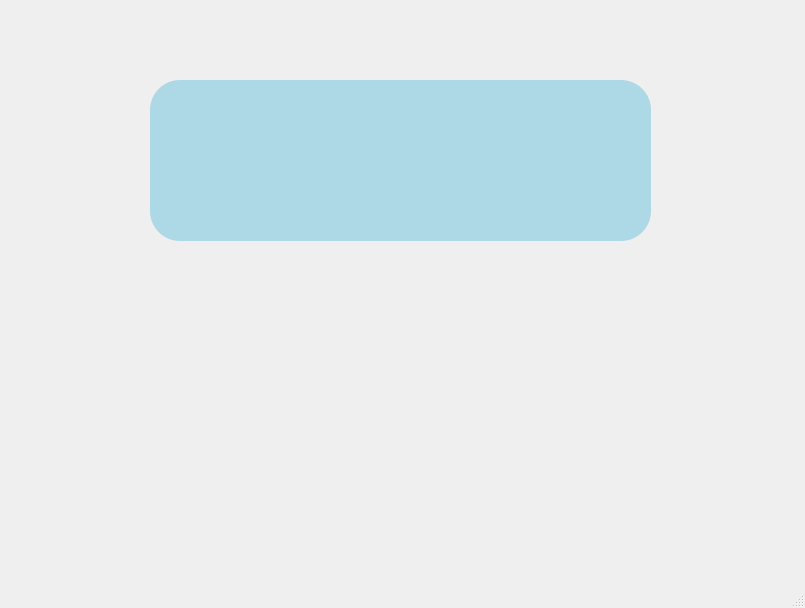
<?xml version="1.0" encoding="UTF-8"?>
<ui version="4.0">
 <class>Logged</class>
 <widget class="QMainWindow" name="Logged">
  <property name="geometry">
   <rect>
    <x>0</x>
    <y>0</y>
    <width>805</width>
    <height>608</height>
   </rect>
  </property>
  <property name="windowTitle">
   <string>MainWindow</string>
  </property>
  <widget class="QWidget" name="centralwidget">
   <widget class="QLabel" name="helloMsg">
    <property name="geometry">
     <rect>
      <x>150</x>
      <y>80</y>
      <width>501</width>
      <height>161</height>
     </rect>
    </property>
    <property name="font">
     <font>
      <pointsize>32</pointsize>
      <bold>true</bold>
     </font>
    </property>
    <property name="styleSheet">
     <string notr="true">.QLabel{
	background-color: lightblue;
	color:  #000;
	border-radius: 30px;
}</string>
    </property>
    <property name="text">
     <string/>
    </property>
    <property name="alignment">
     <set>Qt::AlignmentFlag::AlignCenter</set>
    </property>
   </widget>
  </widget>
  <widget class="QMenuBar" name="menubar">
   <property name="geometry">
    <rect>
     <x>0</x>
     <y>0</y>
     <width>805</width>
     <height>21</height>
    </rect>
   </property>
  </widget>
  <widget class="QStatusBar" name="statusbar"/>
 </widget>
 <resources/>
 <connections/>
</ui>
